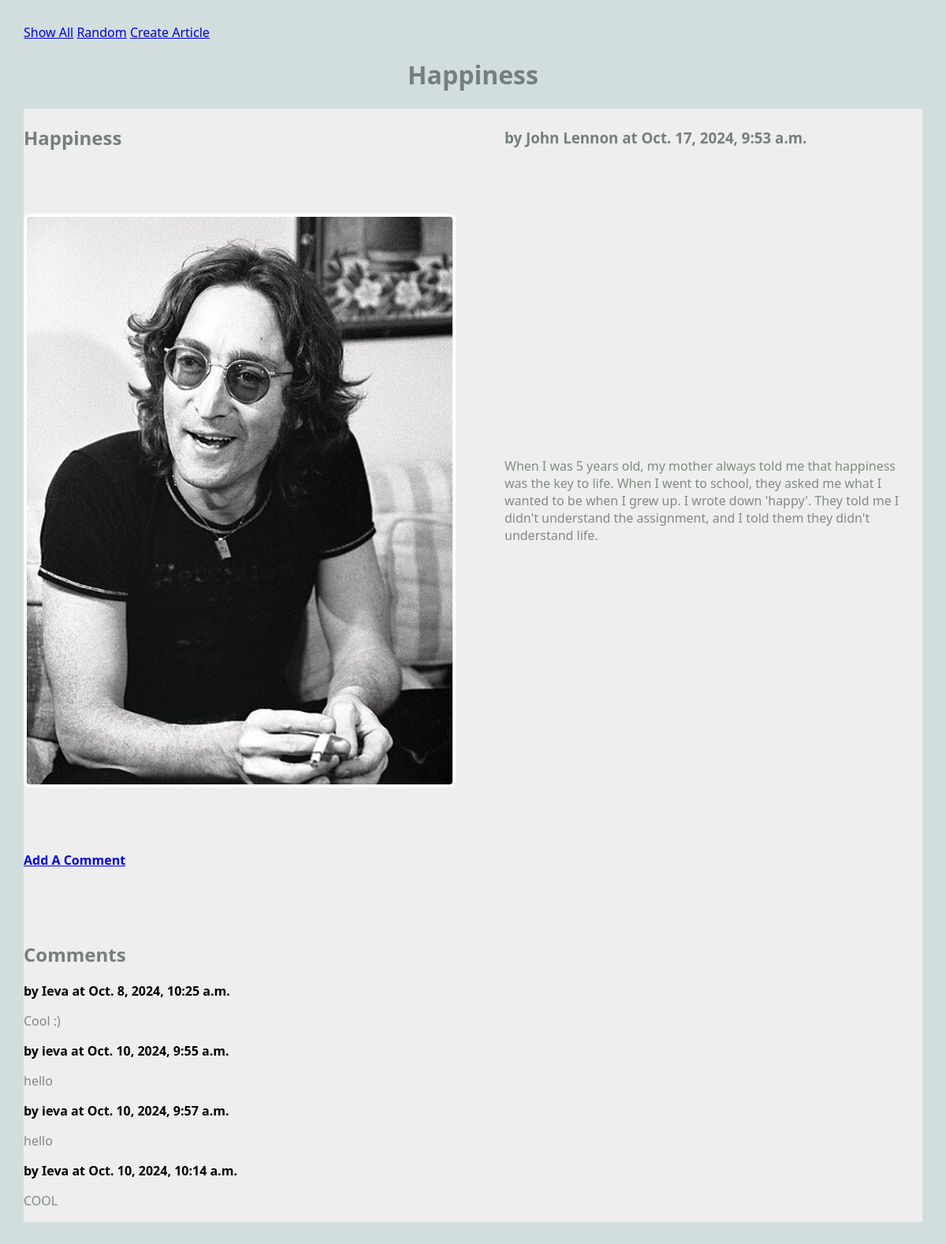
/blog/article/1, run on the app's committed database.
### blog/models.py (models this page shows, shortened)
class Article(models.Model):
    title = models.TextField(blank=False)
    author =  models.TextField(blank=False)
    text =  models.TextField(blank=False)
    published = models.DateTimeField(auto_now=True)
    image_file = models.ImageField(blank=True)
    def get_comments(self):
        comments = Comment.objects.filter(article=self)
        return comments

class Comment(models.Model):
    article = models.ForeignKey("Article", on_delete=models.CASCADE) ## foreign key specification
    author =  models.TextField(blank=False)
    text =  models.TextField(blank=False)
    published = models.DateTimeField(auto_now=True)

### blog/views.py (the view)
# urls.py: path(r'article/<int:pk>', views.ArticleView.as_view(), name="article"),
class ArticleView(DetailView):
    model = Article
    template_name = 'blog/article.html'
    context_object_name = "article"

### blog/templates/blog/article.html
{% extends 'blog/base.html' %}
{% block content %}
<h1 style="display:flex; justify-content: center;">{{article.title}}</h1>
<main class="grid-container">
    <article class="featured">
        <h2>{{article.title}}</h2>
        <h3>by {{article.author}} at {{article.published}}</h3>
        {% if article.image_file.url %}
        <img src="{{article.image_file.url}}" alt="{{article.image_file.url}}">
        {% endif %}
        <p>
            {{article.text}}
        </p>
        <h4>
            <a href="{% url 'create_comment' article.pk %}">Add A Comment</a>
        </h4>
    </article>
    <div>
        <h2>Comments</h2>
        {% if article.get_comments %}
            {% for c in article.get_comments %}
                <div>
                    <strong>by {{c.author}} at {{c.published}}</strong>
                    <p>
                        {{c.text}}
                    </p>
                </div>
            {% endfor %}
        {% else %}
            <div>
                 <h3>No Comments.</h3>
            </div>
        {% endif %}
    </div>
</main>
{% endblock %}

### static/styles-blog.css (style rules this page uses)
body { margin: 30px; background: #d1dedd; font-family:'Segoe UI', Tahoma, Geneva, Verdana, sans-serif; }
h1, h2, h3 { color: #767f7e; }
p { color: #828b82; }
.grid-container { background: #eee; max-width: 900px; display: grid; grid-template-columns: repeat(3, 1fr); grid-gap: 10px; max-width: 1200px; margin: 20px auto; }
article.featured { grid-column: span 3; display: grid; gap: 60px; grid-template-columns: 1fr 1fr; align-items: center; border-bottom: 1px #bbc7c7; padding-bottom: 40px; }
article img, article.featured img { width: 100%; border: 4px solid #fff; border-radius: 8px; }
article p, article h3 { margin: 20px 10px; }

### data on the page
Article: title "Happiness", author "John Lennon", published "Oct. 17, 2024, 9:53 a.m.", image_file (picture), text "When I was 5 years old, my mother always told me that happiness was the key to life. When I went to school, they asked me what I wanted to be when I grew up. I wrote down 'happy'. They told me I didn't understand the assignment, and I told them they didn't understand life."
Comment: author "Ieva", published "Oct. 8, 2024, 10:25 a.m.", text "Cool :)"
Comment: author "ieva", published "Oct. 10, 2024, 9:55 a.m.", text "hello"
Comment: author "ieva", published "Oct. 10, 2024, 9:57 a.m.", text "hello"
Comment: author "Ieva", published "Oct. 10, 2024, 10:14 a.m.", text "COOL"
